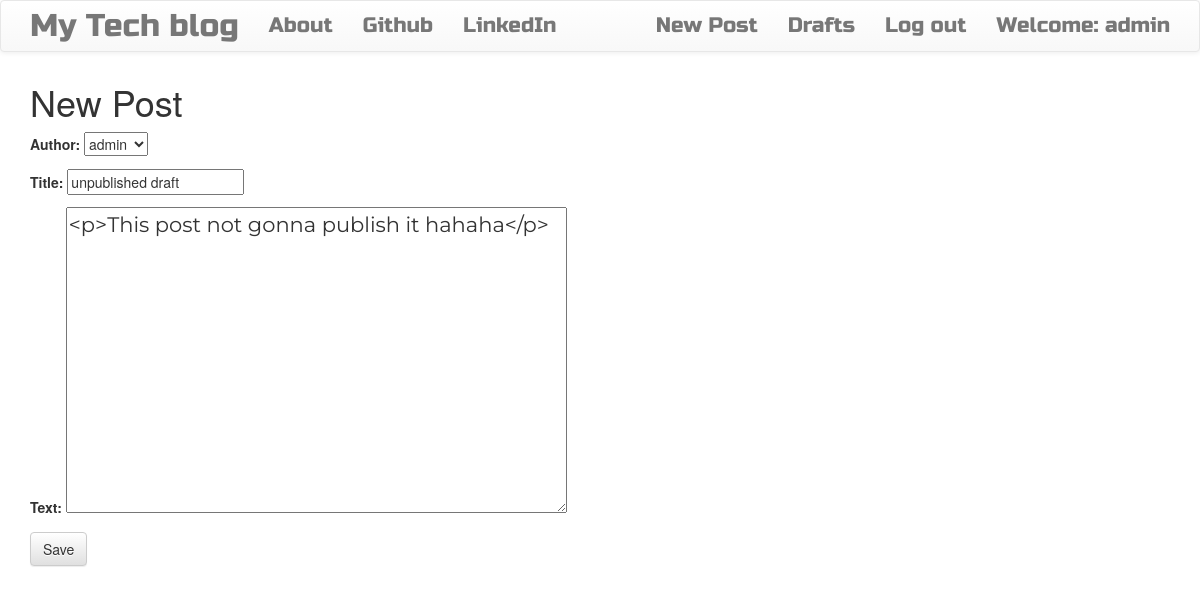
Page /post/10/edit (signed in) on the committed database.
### blog/models.py (models this page shows, shortened)
class Post(models.Model):
    author = models.ForeignKey('auth.User',on_delete = models.CASCADE)
    title = models.CharField(max_length=200)
    text = models.TextField()
    create_date = models.DateTimeField(default=timezone.now)
    published_date = models.DateTimeField(blank=True,null=True)

### blog/views.py (the view)
# urls.py: path('post/<int:pk>/edit',views.PostUpdateView.as_view(),name='post_edit'),
class PostUpdateView(LoginRequiredMixin,UpdateView):
    login_url = '/login/'
    redirect_field_name = 'blog/post_detail.html'
    form_class = PostForm
    model = Post

### blog/forms.py
class PostForm(forms.ModelForm):
    class Meta():
        model = Post
        fields = ('author','title','text')
        widgets = {
            'title':forms.TextInput(attrs={'class':'textinputclass'}),
            'text':forms.Textarea(attrs={ 'class':'editable medium-editor-textarea postcontent'})
        }

### blog/templates/blog/post_form.html (shortened to what this page needs)
{% extends 'blog/base.html' %}
{% block content %}
<h1>New Post</h1>
<form class="post-form"  method="post">
  {{form.as_p}}
  <button type="submit" class='save btn btn-default' >Save</button>
</form>
{% endblock %}

### blog/templates/blog/base.html (shortened to what this page needs)
<!DOCTYPE html>
{% load static %}
<html>
    <head>
        <link rel="stylesheet" href="https://maxcdn.bootstrapcdn.com/bootstrap/3.3.7/css/bootstrap.min.css">
        <link rel="stylesheet" href="https://maxcdn.bootstrapcdn.com/bootstrap/3.3.7/css/bootstrap-theme.min.css">
        <link rel="stylesheet" href="//cdn.jsdelivr.net/medium-editor/latest/css/medium-editor.min.css" type="text/css" media="screen" charset="utf-8">
        <link rel="stylesheet" href="{% static 'css/blog.css' %}">
<body class='loader'>
  <nav class="navbar navbar-default techfont custom-navbar">
    <div class="container">
      <ul class="nav navbar-nav">
        <li><a class='navbar-brand bigbrand' href="{% url 'post_list' %}">My Tech blog</a></li>
        <li><a href="{% url 'about'%}">About</a></li>
        <li><a href="https://www.github.com">Github</a></li>
        <li><a href="https://www.linkedin.com">LinkedIn</a></li>
      </ul>
      <ul class="nav navbar-nav navbar-right">
        {% if user.is_authenticated %}
        <li>
          <a href="{% url 'post_new' %}" >New Post</a>
        </li>
        <li>
          <a href="{% url 'post_draft_list' %}">Drafts</a>
        </li>
        <li>
          <a href="{% url 'logout' %}" >Log out</a>
        </li>
        <li>
          <a >Welcome: {{ user.username }}</a>
        </li>
          {% else %}
          <li><a class='nav navbar-right' href="{% url 'login' %}" ><span class="glyphicon glyphicon-user"></span></a></li>
        {% endif %}
      </ul>
  </div>
</nav>
        <div class="content container">
            <div class="row">
                <div class="col-md-8">
                  <div class="blog_posts">
                    {% block content %}
                    {% endblock %}
                  </div>
                </div>
            </div>
        </div>
</body>
</html>

### blog/static/css/blog.css (style rules this page uses)
.techfont { font-family:'Russo One',sans-serif; font-size: 1.5em; margin-bottom: 10px; }
.bigbrand { font-size: 1.5em; }
.postcontent { font-family: 'Montserrat'; font-size: 1.5em; }
.loader { filter:hue-rotate(0deg); color:linear-gradient(45deg,#0f8,#08f); animation:hue 10000ms infinite linear; }

### rows in the picture
Post: author "admin", title "unpublished draft", text "<p>This post not gonna publish it hahaha</p>"

### other values in the picture
{{ user.username }} "admin"
